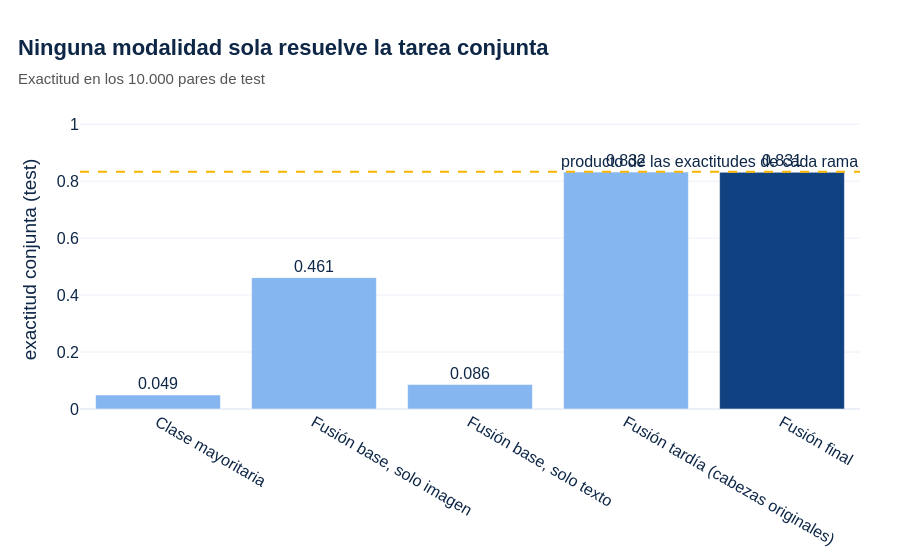

The notebook cell this image was saved under:
### Markdown cell above
### A.1 Aporte de la fusión en test

### Code cell
# ============================================================
# A.1 Modalidades, fusión tardía y fusión final en test
# ============================================================
fig = go.Figure(go.Bar(x=tabla_test["modelo"], y=tabla_test["exactitud"],
                       marker_color=[COLORES[2]] * (len(tabla_test) - 1) + [COLORES[0]],
                       text=[f"{v:.3f}" for v in tabla_test["exactitud"]], textposition="outside"))
fig.add_hline(y=producto_test, line_dash="dash", line_color=AMARILLO, annotation_text="producto de las exactitudes de cada rama")
fig.update_yaxes(title_text="exactitud conjunta (test)", range=[0, 1.05])
estilo_presentacion(fig, "Ninguna modalidad sola resuelve la tarea conjunta", "Exactitud en los 10.000 pares de test")
exportar(fig, "a1_aporte_fusion")
fig.show()

### Figure 1 — Plotly figure (JSON) as saved in the notebook; plotly's stock layout.template omitted (floating-point values rounded to 4 significant figures)
{"data": [{"marker": {"color": ["#86B6EF", "#86B6EF", "#86B6EF", "#86B6EF", "#104281"]}, "text": ["0.049", "0.461", "0.086", "0.832", "0.831"], "textposition": "outside", "x": ["Clase mayoritaria", "Fusión base, solo imagen", "Fusión base, solo texto", "Fusión tardía (cabezas originales)", "Fusión final"], "y": [0.0493, 0.4613, 0.0859, 0.832, 0.8312], "type": "bar"}], "layout": {"shapes": [{"line": {"color": "#F7B500", "dash": "dash"}, "type": "line", "x0": 0, "x1": 1, "xref": "x domain", "y0": 0.8331, "y1": 0.8331, "yref": "y"}], "annotations": [{"showarrow": false, "text": "producto de las exactitudes de cada rama", "x": 1, "xanchor": "right", "xref": "x domain", "y": 0.8331, "yanchor": "bottom", "yref": "y"}], "yaxis": {"title": {"text": "exactitud conjunta (test)"}, "range": [0, 1.05]}, "title": {"text": "<b>Ninguna modalidad sola resuelve la tarea conjunta</b><br><span style='font-size:15px;color:#555555'>Exactitud en los 10.000 pares de test</span>", "x": 0.02}, "font": {"family": "Arial", "size": 16, "color": "#0E2747"}, "margin": {"t": 110, "l": 80, "r": 40, "b": 80}, "legend": {"orientation": "h", "y": -0.18, "title": {}}, "height": 560}}
